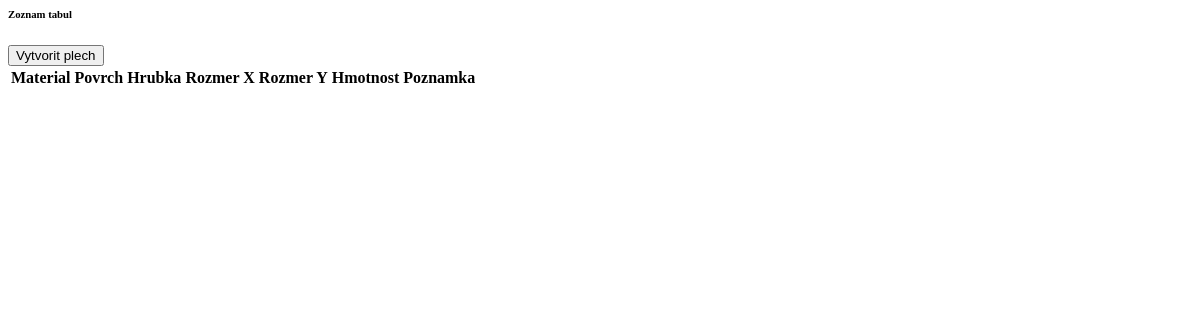
The page /sheet-list/ on the database as committed earlier.
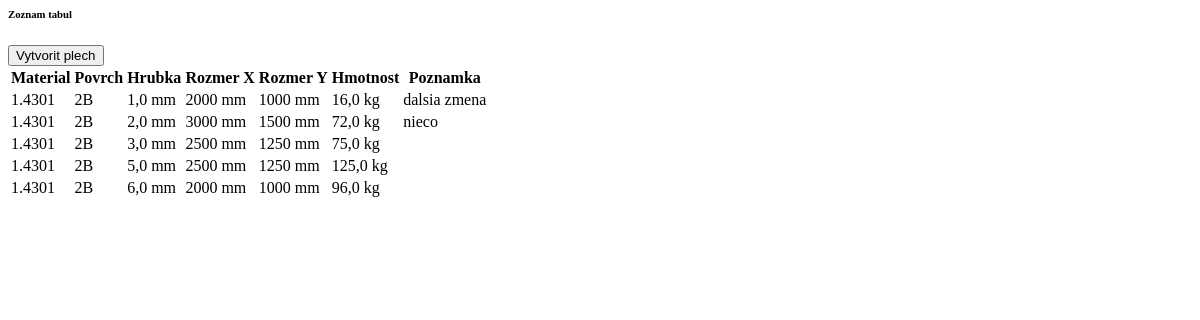
The same page on the database as committed later.
### Core/models.py (models this page shows, shortened)
class Sheet(models.Model):
    material = models.ForeignKey(to=RawMaterial, on_delete=models.CASCADE, related_name='material')
    surface = models.ForeignKey(to=MaterialSurface, on_delete=models.CASCADE, related_name='surface')
    thickness = models.FloatField()
    size_x = models.IntegerField()
    size_y = models.IntegerField()
    weight = models.FloatField(null=True, blank=True, )
    note = models.CharField(max_length=128, null=True, blank=True)
    class Meta:
        verbose_name = "Plech"
        verbose_name_plural = "Plechy"

class RawMaterial(models.Model):
    material_name = models.CharField(max_length=32)
    class Meta:
        verbose_name = "Akost materialu"
        verbose_name_plural = "Materialove akosti"

class MaterialSurface(models.Model):
    surface_name = models.CharField(max_length=32)
    class Meta:
        verbose_name = "Povrch materialu"
        verbose_name_plural = "Povrchy materialu"

### Core/views.py (the view)
# urls.py: path('sheet-list/', views.sheet_list, name='sheet_list'),
def sheet_list(request):
    all_sheets = Sheet.objects.all()
    ctx = {'all_sheets': all_sheets}
    return render(request, 'Core/sheet_list.html', ctx)

### templates/Core/sheet_list.html (shortened to what this page needs)
<div class="container-fluid mt-3">
    <div class="d-flex justify-content-between">
        <h6 class="fw-bold">Zoznam tabul</h6>
        <button class="btn btn-success btn-sm" type="button"
                hx-get="{% url 'sheet_add' %}"
                hx-target="#modalsFrame"
                hx-swap="this"
        >Vytvorit plech
        </button>
    </div>
    <div class="card-body">
        <table id="sheetListTable" class="table table-sm table-hover">
            <thead>
            <tr>
                <th scope="col">Material</th>
                <th scope="col">Povrch</th>
                <th scope="col">Hrubka</th>
                <th scope="col">Rozmer X</th>
                <th scope="col">Rozmer Y</th>
                <th scope="col">Hmotnost</th>
                <th scope="col">Poznamka</th>
            </tr>
            </thead>
            <tbody>
            {% for sheet in all_sheets %}
                <tr hx-get="{% url 'sheet_detail' sheet.pk %}"
                    hx-trigger="click"
                    hx-target="#formFrame"
                    hx-swap="this"
                    style="cursor: pointer">
                    <td>{{ sheet.material.material_name }}</td>
                    <td>{{ sheet.surface.surface_name }}</td>
                    <td>{{ sheet.thickness }} mm</td>
                    <td>{{ sheet.size_x }} mm</td>
                    <td>{{ sheet.size_y }} mm</td>
                    <td>{{ sheet.weight }} kg</td>
                    <td>
                        {% if sheet.note %}
                            {{ sheet.note }}
                        {% endif %}
                    </td>
                </tr>
            {% endfor %}
            </tbody>
        </table>
    </div>
</div>

Rows that differ between the two databases and show on the page:
added Sheet: material.material_name "1.4301", surface.surface_name "2B", thickness "1,0", size_x "2000", size_y "1000", weight "16,0", note "dalsia zmena"
added Sheet: material.material_name "1.4301", surface.surface_name "2B", thickness "2,0", size_x "3000", size_y "1500", weight "72,0", note "nieco"
added Sheet: material.material_name "1.4301", surface.surface_name "2B", thickness "3,0", size_x "2500", size_y "1250", weight "75,0"
added Sheet: material.material_name "1.4301", surface.surface_name "2B", thickness "5,0", size_x "2500", size_y "1250", weight "125,0"
added Sheet: material.material_name "1.4301", surface.surface_name "2B", thickness "6,0", size_x "2000", size_y "1000", weight "96,0"
